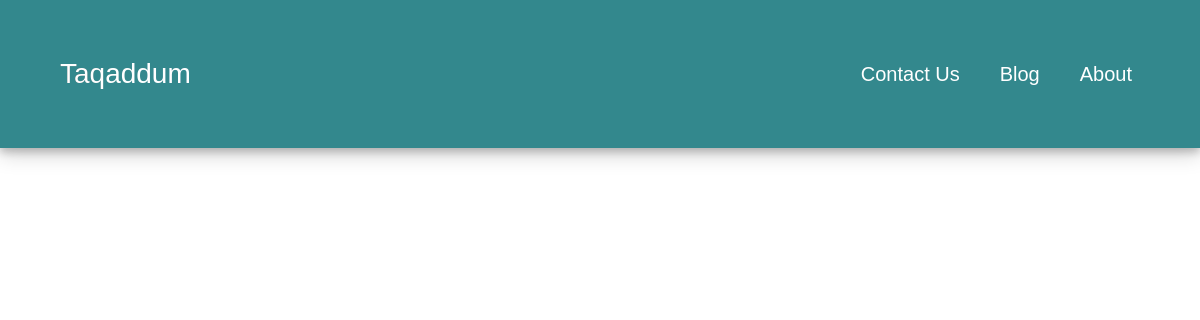
/blog/, run on an earlier commit of the app's database.
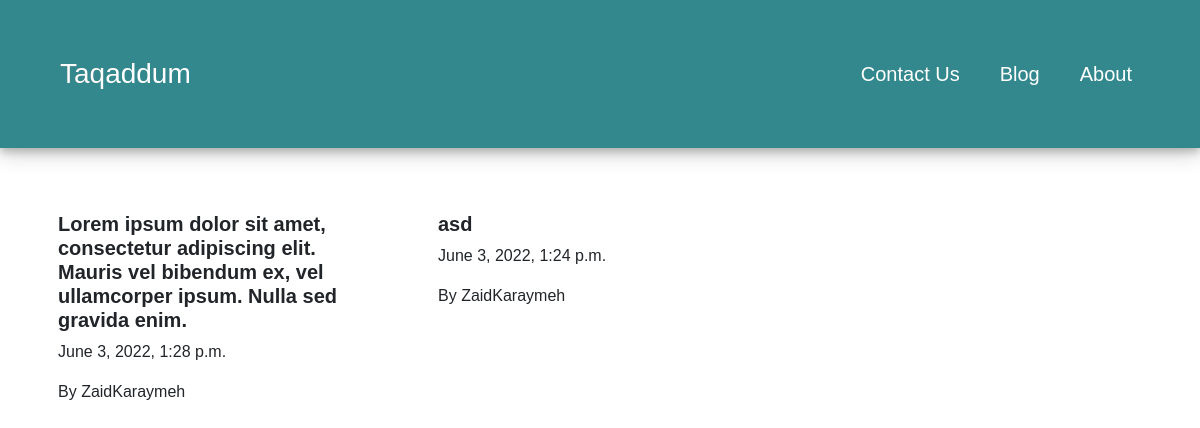
And on a later commit of the database.
### base/models.py (models this page shows)
class Blog(models.Model):
    title = models.CharField(max_length=254)
    content = RichTextField()
    date_created = models.DateTimeField(auto_now=False, auto_now_add=True)
    date_updated = models.DateTimeField(auto_now=True, auto_now_add=False)
    author = models.ForeignKey(User, on_delete=models.CASCADE)

### base/views.py (the view)
# urls.py: 2. Add a URL to urlpatterns:  path('blog/', include('blog.urls'))
def blog(request):
    blogs = Blog.objects.all().order_by("-date_created")
    context = {
        "blogs":blogs
    }
    return render(request, "blogs.html", context)

### base/templates/blogs.html (shortened to what this page needs)
{% extends 'base.html' %}
{% block content %}
<section class="container">
    <div class="row mt-5">
        {% for blog in blogs %}
            <div class="col-4">
                <div class="card border-0" style="height: 12rem;">
                    <div class="card-body">
                        <a href="{% url 'view_blog' blog.id %}" class="text-decoration-none text-dark " >
                            <h5 class="card-title fw-bold text-dark">{{blog.title}}</h5>
                        </a>
                        <p class="card-text">{{blog.date_created}}</p>
                        <p class="card-text">By {{blog.author}}</p>
                    </div>
                </div>
            </div>
        {% endfor %}
    </div>
{% endblock content %}

### base/templates/base.html (shortened to what this page needs)
{% load static %}
<!DOCTYPE html>
<html lang="en">
  <head>
    <link
      href="https://cdn.jsdelivr.net/npm/bootstrap@5.0.2/dist/css/bootstrap.min.css"
      rel="stylesheet"
    />
    <link rel="stylesheet" href="{% static 'css/styles.css' %}" />
  </head>
  <body>
    <header>
      <nav class="navbar navbar-expand-lg navbar-dark p-5 navbar-shadow" style="background-color: #33888d;" >
        <div class="container">
          <a class="navbar-brand fs-3 gradient-text" href="{% url 'home' %}">Taqaddum</a>
          <div class="collapse navbar-collapse" id="navbarSupportedContent">
            <ul class="navbar-nav gap-4 fs-5">
              <li class="nav-item">
                <a class="nav-link active" href="{% url 'contact' %}">Contact Us</a>
              </li>
              <li class="nav-item">
                <a class="nav-link active" href="{% url 'blog' %}">Blog </a>
              </li>
              <li class="nav-item">
                <a class="nav-link active" href="{% url 'about' %}">About</a>
              </li>
            </ul>
          </div>
        </div>
      </nav>
    </header>
    <section>
        {% block content %}{% endblock content %}
    </section>
  </body>
</html>

### base/static/css/styles.css (style rules this page uses)
* { font-family:"Abril Fatface", sans-serif; }
.gradient-text { background: linear-gradient(to right, #353535,#33888d,#427596); background-clip: text !important; -webkit-background-clip:text !important; color:rgba(0,0,0,1); transition: color .2s ease-in-out !important; }
.navbar-shadow { box-shadow: 0 4px 8px 0 rgba(0, 0, 0, 0.2), 0 6px 20px 0 rgba(0, 0, 0, 0.19); }

What changed in the data, as far as the page shows it:
added Blog: title "Lorem ipsum dolor sit amet, consectetur adipiscing elit. Mauris vel bibendum ex, vel ullamcorper ipsum. Nulla sed gravida enim.", date_created "June 3, 2022, 1:28 p.m.", author "ZaidKaraymeh"
added Blog: title "asd", date_created "June 3, 2022, 1:24 p.m.", author "ZaidKaraymeh"
